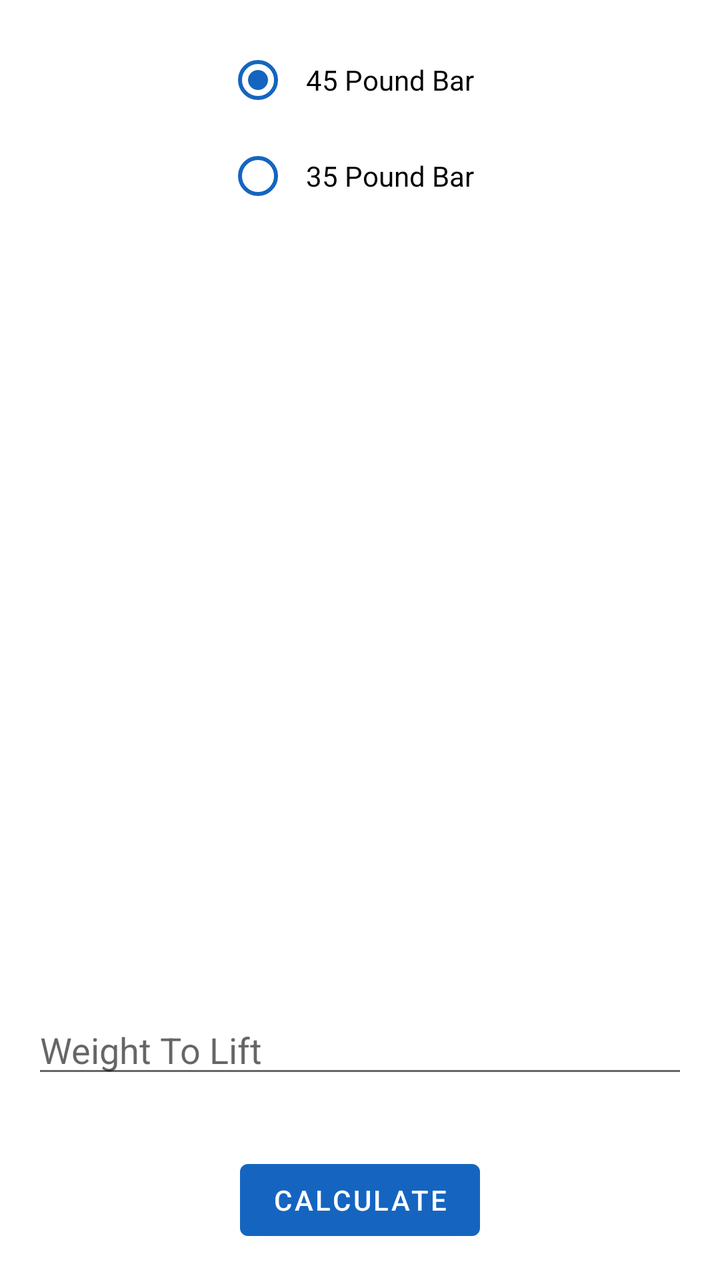
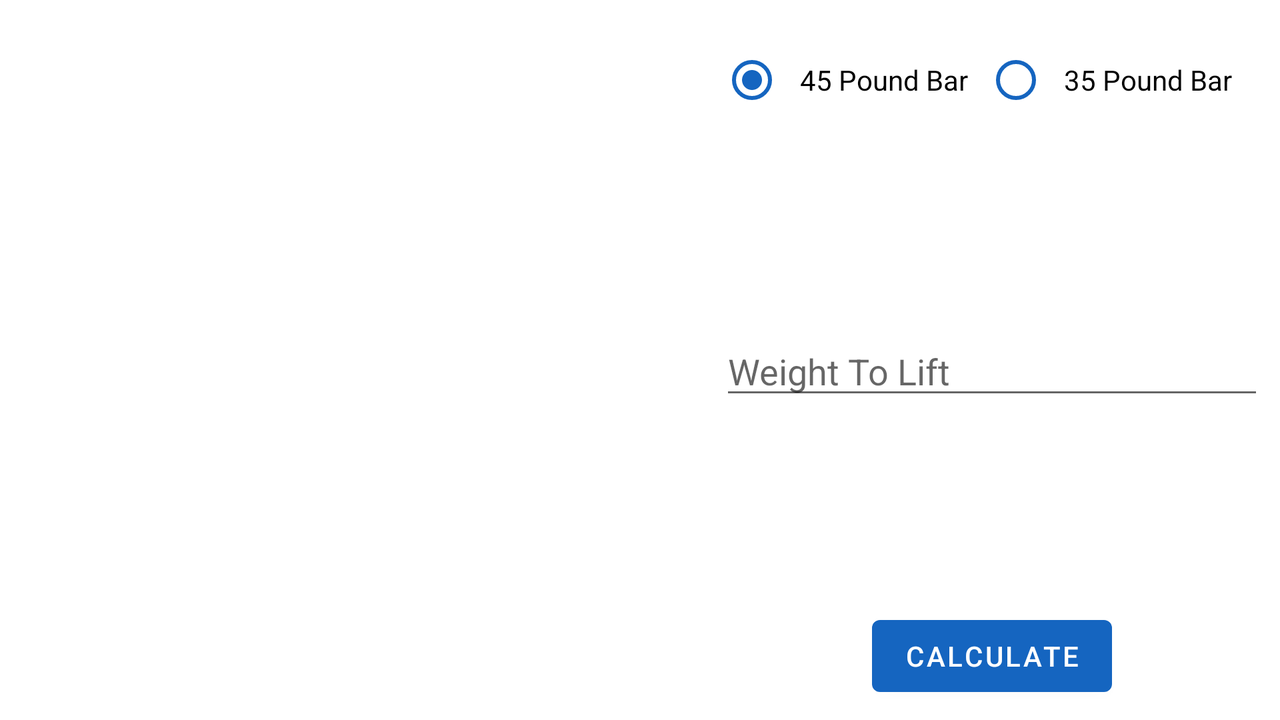

First picture: res/layout/ on a phone held upright. Second picture: the repository's own variant of that layout, on a device whose configuration matches the variant's folder. Source for both follows.
<!-- AndroidManifest.xml: application theme AppTheme -->
<!-- res/layout/fragment_plate_calculator.xml -->
<?xml version="1.0" encoding="utf-8"?>
<androidx.constraintlayout.widget.ConstraintLayout
        xmlns:android="http://schemas.android.com/apk/res/android"
        xmlns:app="http://schemas.android.com/apk/res-auto"
        xmlns:tools="http://schemas.android.com/tools"
        android:id="@+id/container"
        android:layout_width="match_parent"
        android:layout_height="match_parent"
        tools:context=".main.PlateBuddyMainActivity">

    <RadioGroup
            android:layout_width="wrap_content"
            android:layout_height="wrap_content"
            android:layout_marginEnd="16dp" android:layout_marginStart="8dp"
            android:layout_marginTop="16dp" android:id="@+id/barWeightRadioGrp"
            app:layout_constraintEnd_toEndOf="parent" app:layout_constraintStart_toStartOf="parent"
            app:layout_constraintTop_toTopOf="parent" app:layout_constraintHorizontal_bias="0.515">
        <RadioButton
                android:text="@string/bar_45_pounds"
                android:enabled="true"
                android:layout_width="wrap_content"
                android:layout_height="wrap_content" android:id="@+id/barWeight45RadioBtn" android:layout_weight="1"
                android:padding="8dp" android:checked="true"/>
        <RadioButton
                android:text="@string/bar_35_pounds"
                android:layout_width="wrap_content"
                android:layout_height="wrap_content"
                android:id="@+id/barWeight35RadioBtn" android:layout_weight="1"
                android:padding="8dp"/>
    </RadioGroup>
    <androidx.recyclerview.widget.RecyclerView android:id="@+id/relativeLayoutPlates" android:layout_width="0dp"
                                               android:layout_height="0dp"
                                               app:layout_constraintStart_toStartOf="parent"
                                               app:layout_constraintTop_toBottomOf="@id/barWeightRadioGrp"
                                               app:layout_constraintEnd_toEndOf="parent"
                                               app:layout_constraintBottom_toTopOf="@id/weightToLiftEditTxt"/>
    <EditText
            android:layout_width="0dp"
            android:layout_height="wrap_content"
            android:ems="10"
            android:id="@+id/weightToLiftEditTxt"
            android:hint="@string/weight_to_lift_hint"
            android:inputType="numberDecimal"
            android:layout_marginBottom="32dp"
            android:layout_marginEnd="16dp" android:layout_marginStart="16dp"
            app:layout_constraintStart_toStartOf="parent" app:layout_constraintBottom_toTopOf="@+id/btnCalculate"
            app:layout_constraintEnd_toEndOf="parent"/>
    <Button
            android:layout_width="wrap_content"
            android:layout_height="wrap_content"
            android:id="@+id/btnCalculate" android:text="@string/btn_calculate"
            android:layout_marginStart="8dp" android:layout_marginEnd="8dp"
            android:layout_marginBottom="16dp" app:layout_constraintStart_toStartOf="parent"
            app:layout_constraintEnd_toEndOf="parent" app:layout_constraintBottom_toBottomOf="parent"
    />

</androidx.constraintlayout.widget.ConstraintLayout>
<!-- resources referenced by this layout -->
<resources>
  <string name="bar_35_pounds">35 Pound Bar</string>
  <string name="bar_45_pounds">45 Pound Bar</string>
  <string name="btn_calculate">Calculate</string>
  <string name="weight_to_lift_hint">Weight To Lift</string>
  <style name="AppTheme" parent="Theme.MaterialComponents.Light.DarkActionBar">
          
          <item name="colorPrimary">@color/colorPrimary</item>
          <item name="colorPrimaryDark">@color/colorPrimaryDark</item>
          <item name="colorAccent">@color/colorAccent</item>
          <item name="radioButtonStyle">@style/AppTheme.RadioButtonStyle</item>
      </style>
  <color name="colorPrimary">#1565c0</color>
  <color name="colorPrimaryDark">#003c8f</color>
  <color name="colorAccent">#546e7a</color>
  <style name="AppTheme.RadioButtonStyle" parent="Widget.MaterialComponents.CompoundButton.RadioButton">
          <item name="android:buttonTint">@color/colorPrimary</item>
      </style>
</resources>
<!-- res/layout-land/fragment_plate_calculator.xml (the repository's variant of the layout above) -->
<!-- drawn on the phone turned sideways -->
<?xml version="1.0" encoding="utf-8"?>
<androidx.constraintlayout.widget.ConstraintLayout
        xmlns:android="http://schemas.android.com/apk/res/android"
        xmlns:app="http://schemas.android.com/apk/res-auto"
        xmlns:tools="http://schemas.android.com/tools"
        android:id="@+id/container"
        android:layout_width="match_parent"
        android:layout_height="match_parent"
        tools:context=".main.PlateBuddyMainActivity">

    <RadioGroup
            android:theme="@style/AppTheme"
            android:layout_width="wrap_content"
            android:layout_height="wrap_content"
            android:layout_marginEnd="16dp"
            android:layout_marginTop="16dp" android:id="@+id/barWeightRadioGrp"
            android:orientation="horizontal"
            app:layout_constraintEnd_toEndOf="parent"
            app:layout_constraintTop_toTopOf="parent">
        <RadioButton
                android:theme="@style/AppTheme"
                android:text="@string/bar_45_pounds"
                android:enabled="true"
                android:layout_width="wrap_content"
                android:layout_height="wrap_content" android:id="@+id/barWeight45RadioBtn" android:layout_weight="1"
                android:padding="8dp" android:checked="true" style="@style/AppTheme"/>
        <RadioButton
                android:theme="@style/AppTheme"
                android:text="@string/bar_35_pounds"
                android:layout_width="wrap_content"
                android:layout_height="wrap_content"
                android:id="@+id/barWeight35RadioBtn" android:layout_weight="1"
                android:padding="8dp"/>
    </RadioGroup>
    <androidx.recyclerview.widget.RecyclerView
            android:id="@+id/relativeLayoutPlates"
            android:layout_width="0dp"
            android:layout_height="0dp"
            android:layout_marginBottom="8dp"
            android:layout_marginEnd="8dp"
            android:layout_marginTop="8dp"
            app:layout_constraintStart_toStartOf="parent"
            app:layout_constraintBottom_toBottomOf="@+id/btnCalculate"
            app:layout_constraintEnd_toStartOf="@+id/barWeightRadioGrp"
            app:layout_constraintHorizontal_bias="0.0" app:layout_constraintVertical_bias="0.61"
            app:layout_constraintTop_toTopOf="@+id/barWeightRadioGrp"/>
    <EditText
            android:layout_width="0dp"
            android:layout_height="wrap_content"
            android:ems="10"
            android:id="@+id/weightToLiftEditTxt"
            android:hint="@string/weight_to_lift_hint"
            android:inputType="numberDecimal"
            android:layout_marginBottom="8dp"
            android:layout_marginEnd="8dp"
            android:layout_marginTop="8dp"
            app:layout_constraintBottom_toTopOf="@+id/btnCalculate"
            app:layout_constraintEnd_toEndOf="parent" app:layout_constraintTop_toBottomOf="@+id/barWeightRadioGrp"
            app:layout_constraintStart_toStartOf="@+id/barWeightRadioGrp"/>
    <Button
            android:layout_width="wrap_content"
            android:layout_height="wrap_content"
            android:id="@+id/btnCalculate" android:text="@string/btn_calculate"
            android:layout_marginEnd="8dp"
            android:layout_marginBottom="8dp"
            android:layout_marginStart="8dp" app:layout_constraintEnd_toEndOf="parent"
            app:layout_constraintBottom_toBottomOf="parent" app:layout_constraintStart_toEndOf="@+id/relativeLayoutPlates"/>

</androidx.constraintlayout.widget.ConstraintLayout>
